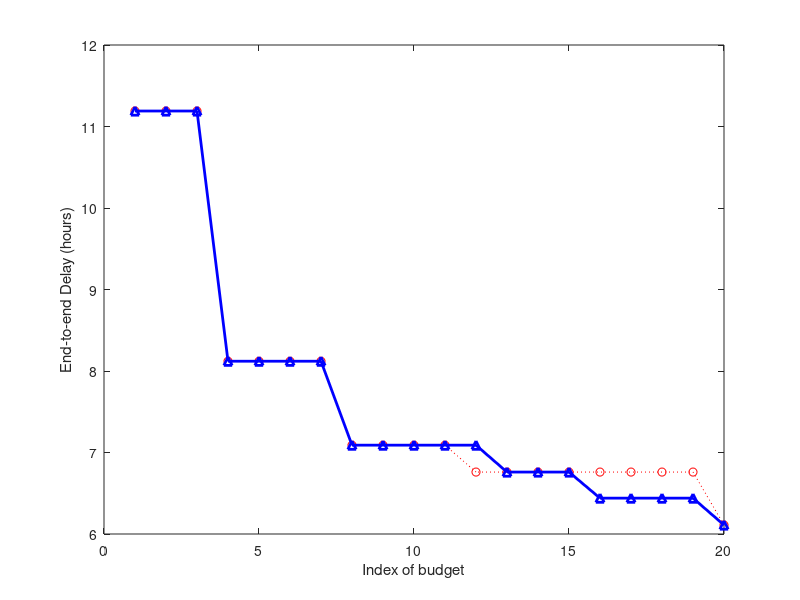

Reproduce this figure in MATLAB.
x = [1:20];
y1 = load('workflow_5_6_2_GAIN_output.txt');
y2 = load('workflow_5_6_2_CG_output.txt');
plot(x, y1, ':or', x, y2, '-^b', 'LineWidth', 2.0);

xlabel('Index of budget');
ylabel('End-to-end Delay (hours)');